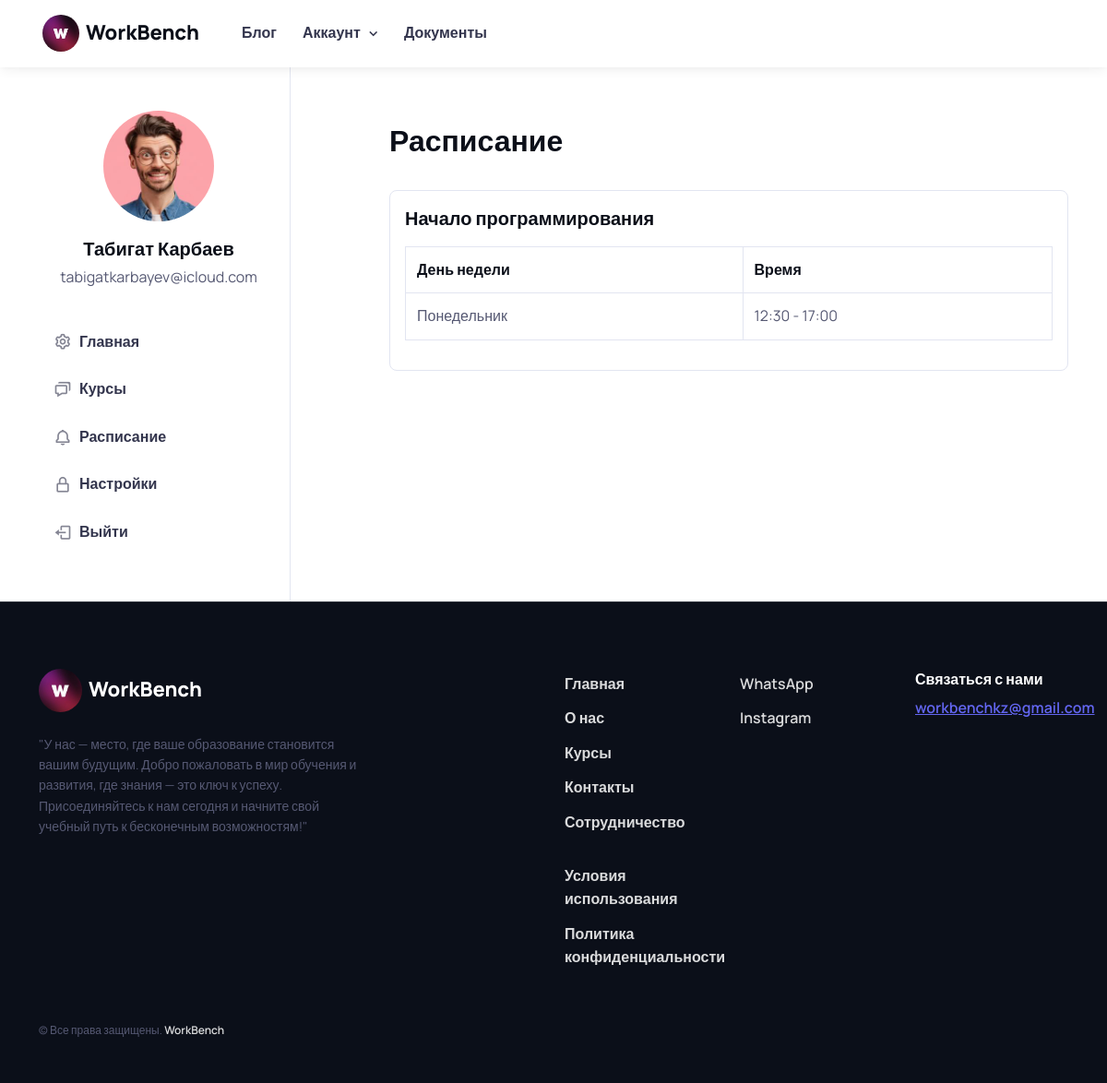
Page /users/student/schedule/student-schedule/ (signed in) on the earlier database version.
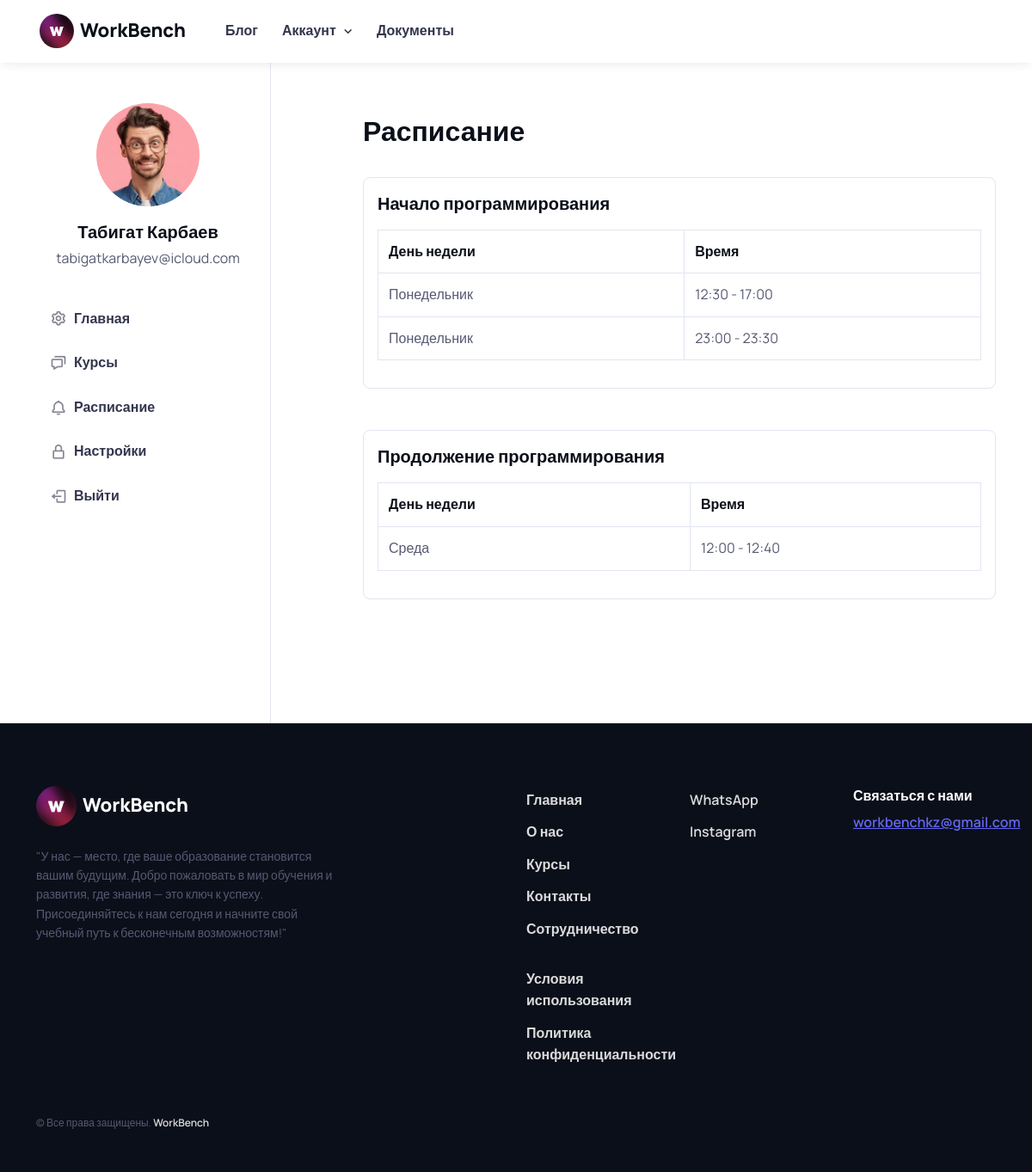
Same page on the later database version.
### courses/models.py (models this page shows, shortened)
class Course(models.Model):
    title = models.CharField(max_length=255)  # Название курса
    description = models.TextField()  # Описание курса
    duration = models.PositiveIntegerField()  # Продолжительность курса
    image = models.ImageField(upload_to='course_images', null=True, blank=True)
    start_date = models.DateField(blank=True, null=True, auto_created=True)
    course_type = models.ForeignKey(CourseType, on_delete=models.CASCADE, related_name='courses') # Связь с моделью "Course Type"
    curators = models.ManyToManyField(get_user_model())   # Связь с моделью "Curator"
    students = models.ManyToManyField(User, related_name='courses', blank=True)
    class Meta:
        verbose_name = 'Курс'
        verbose_name_plural = 'Курсы'

### schedule/models.py (models this page shows, shortened)
class Schedule(models.Model):
    WEEKDAYS = (
        ('monday', 'Понедельник'),
        ('tuesday', 'Вторник'),
        ('wednesday', 'Среда'),
        ('thursday', 'Четверг'),
        ('friday', 'Пятница'),
        ('saturday', 'Суббота'),
        ('sunday', 'Воскресенье'),
    )
    start_date = models.DateField()  # Дата начала курса
    end_date = models.DateField()  # Дата окончания курса
    weekdays = models.CharField(max_length=15, choices=WEEKDAYS, default='monday')  # Дни недели
    start_time = models.TimeField()  # Время начала занятий
    end_time = models.TimeField()  # Время окончания занятий
    course = models.ForeignKey(Course, on_delete=models.CASCADE)  # Связь с моделью "Course"
    class Meta:
        verbose_name = 'Расписания'
        verbose_name_plural = 'Расписание'

### schedule/views.py (the view)
# urls.py: path('student-schedule/', StudentScheduleView.as_view(), name='student_schedule'),
class StudentScheduleView(View):
    template_name_student = 'student/starter-kit/schedule.html'
    template_name_curator = 'curator/starter-kit/schedule.html'
    template_name_admin = 'admin/starter-kit/schedule.html'
    def get(self, request):
        current_user = request.user
        user_role = current_user.role
        weekdays = [
            ('Пн', 'Понедельник'),
            ('Вт', 'Вторник'),
            ('Ср', 'Среда'),
            ('Чт', 'Четверг'),
            ('Пт', 'Пятница'),
            ('Сб', 'Суббота'),
        ]
        if user_role == 'student':
            template_name = self.template_name_student
            schedules = Schedule.objects.filter(course__students=current_user)
        elif user_role == 'curator':
            template_name = self.template_name_curator
            courses_as_curator = Course.objects.filter(curators=current_user)
            schedules = Schedule.objects.filter(course__in=courses_as_curator)
        else:
            template_name = self.template_name_admin
            schedules = Schedule.objects.all()
        schedules_by_course = {}
        for schedule in schedules:
            if schedule.course not in schedules_by_course:
                schedules_by_course[schedule.course] = []
            schedules_by_course[schedule.course].append(schedule)
        grouped_schedules = []
        for course, course_schedules in schedules_by_course.items():
            grouped_schedules.append({
                'course': course,
                'schedules': course_schedules
            })
        context = {
            'grouped_schedules': grouped_schedules,
            'weekdays': weekdays,
            'user_role': user_role,
        }
        return render(request, template_name, context)

### templates/student/starter-kit/schedule.html (shortened to what this page needs)
{% extends 'student/starter-kit/base.html' %}
{% load static %}
        {% block content %}
        <div class="col-md-8 offset-lg-1 pb-5 mb-2 mb-lg-4 pt-md-5 mt-n3 mt-md-0">
            <div class="ps-md-3 ps-lg-0 mt-md-2 py-md-4">
                <h1 class="h2 pt-xl-1 pb-3">Расписание</h1>
                <div class="row">
                    {% for group in grouped_schedules %}
                        <div class="col-md-12">
                            <div class="schedule-block border rounded-3 mb-4 mb-lg-5 p-3">
                                <h5 class="course-title">{{ group.course.title }}</h5>
                                <table class="table table-bordered schedule-table">
                                    <thead>
                                        <tr>
                                            <th>День недели</th>
                                            <th>Время</th>
                                        </tr>
                                    </thead>
                                    <tbody>
                                        {% for schedule in group.schedules %}
                                            <tr>
                                                <td>{{ schedule.get_weekdays_display }}</td>
                                                <td>{{ schedule.start_time|time:"H:i" }} - {{ schedule.end_time|time:"H:i" }}</td>
                                            </tr>
                                        {% endfor %}
                                    </tbody>
                                </table>
                            </div>
                        </div>
                    {% endfor %}
                </div>
            </div>
        </div>
        {% endblock %}

Differences in the rows shown:
added Schedule: weekdays "Понедельник", start_time "23:00", end_time "23:30", shown under Course "Начало программирования"
now on this page (row unchanged): Course: course "Продолжение программирования"
added Schedule: weekdays "Среда", start_time "12:00", end_time "12:40", shown under "Продолжение программирования"
